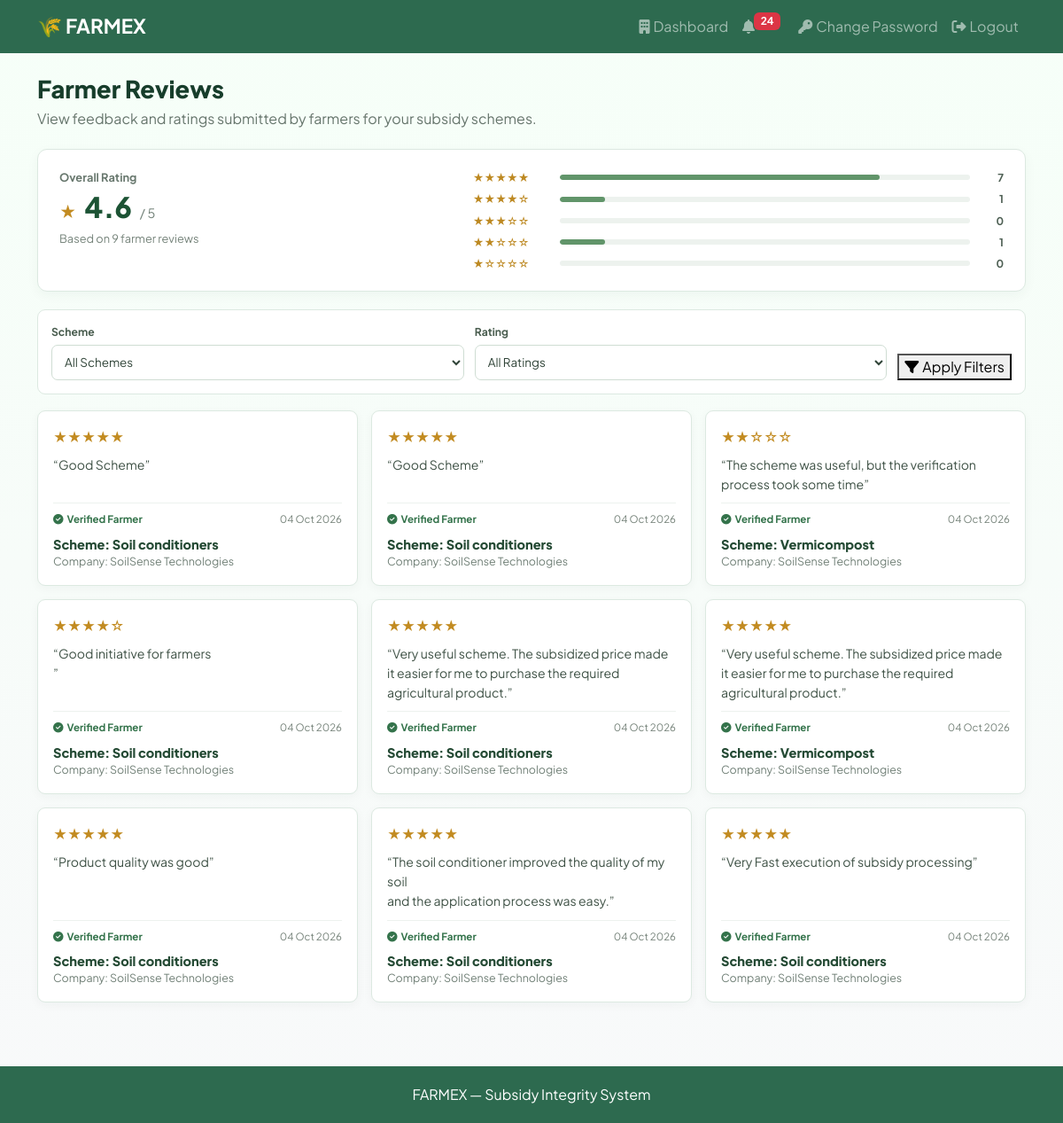
The app's page /company/farmer-reviews/ (signed in) with its own data.
### accounts/models.py (models this page shows, shortened)
class Feedback(models.Model):
    farmer = models.ForeignKey(Farmer, on_delete=models.CASCADE, related_name='feedbacks')
    company = models.ForeignKey(Company, on_delete=models.CASCADE, related_name='feedbacks')
    application = models.OneToOneField(Application, on_delete=models.CASCADE, related_name='feedback')
    rating = models.IntegerField(validators=[MinValueValidator(1), MaxValueValidator(5)])
    comment = models.TextField()
    photos = models.JSONField(default=list, blank=True)
    created_at = models.DateTimeField(auto_now_add=True)

class Application(models.Model):
    STATUS_CHOICES = [
        ('pending', 'Pending'),
        ('approved', 'Approved'),
        ('rejected', 'Rejected'),
        ('fraud', 'Fraud Detected'),
    ]
    farmer = models.ForeignKey(Farmer, on_delete=models.CASCADE, related_name='applications')
    scheme = models.ForeignKey(Scheme, on_delete=models.CASCADE, related_name='applications')
    application_number = models.CharField(max_length=6, unique=True, editable=False, null=True, blank=True)
    status = models.CharField(max_length=20, choices=STATUS_CHOICES, default='pending')
    fraud_reason = models.TextField(blank=True, null=True)
    rejection_reason = models.TextField(blank=True, null=True)
    form_data = models.JSONField(default=dict)
    documents = models.JSONField(default=dict)
    submitted_at = models.DateTimeField(auto_now_add=True)
    reviewed_at = models.DateTimeField(null=True, blank=True)
    feedback_rating = models.IntegerField(null=True, blank=True, validators=[MinValueValidator(1), MaxValueValidator(5)])
    feedback_comment = models.TextField(blank=True, null=True)
    feedback_photos = models.JSONField(default=list, blank=True)
    feedback_submitted_at = models.DateTimeField(null=True, blank=True)

class Scheme(models.Model):
    GEOGRAPHICAL_SCOPE_CHOICES = [
        ('all_states', 'All States'),
        ('selected_states', 'Selected States'),
    ]
    company = models.ForeignKey(Company, on_delete=models.CASCADE, related_name='schemes')
    name = models.CharField(max_length=200)
    description = models.TextField()
    application_deadline = models.DateField(null=True, blank=True)
    subsidy_amount = models.DecimalField(max_digits=10, decimal_places=2)
    actual_price = models.DecimalField(max_digits=10, decimal_places=2, null=True, blank=True)
    scheme_image = models.ImageField(upload_to='scheme_images/', null=True, blank=True)
    min_income = models.DecimalField(max_digits=10, decimal_places=2, null=True, blank=True)
    max_income = models.DecimalField(max_digits=10, decimal_places=2, null=True, blank=True)
    min_land = models.DecimalField(max_digits=8, decimal_places=2, null=True, blank=True)
    max_land = models.DecimalField(max_digits=8, decimal_places=2, null=True, blank=True)
    land_area_unit = models.CharField(max_length=20, choices=LAND_AREA_UNITS, default='sqm')
    min_land_sqm = models.DecimalField(max_digits=16, decimal_places=8, null=True, blank=True)
    max_land_sqm = models.DecimalField(max_digits=16, decimal_places=8, null=True, blank=True)
    geographical_scope = models.CharField(max_length=20, choices=GEOGRAPHICAL_SCOPE_CHOICES, default='all_states')
    eligible_categories = models.ManyToManyField(Category, related_name='schemes')
    custom_form_fields = models.JSONField(default=dict, blank=True)
    is_active = models.BooleanField(default=True)
    created_at = models.DateTimeField(auto_now_add=True)

class Company(models.Model):
    user = models.OneToOneField(User, on_delete=models.CASCADE)
    company_name = models.CharField(max_length=200)
    phone = models.CharField(max_length=10, blank=True)
    company_registration_number = models.CharField(max_length=100, blank=True)
    gst_number = models.CharField(max_length=15, unique=True)
    country = models.CharField(max_length=100, blank=True)
    state = models.CharField(max_length=100, blank=True)
    address = models.TextField(blank=True)
    pincode = models.CharField(max_length=6, blank=True)
    registration_document = models.FileField(upload_to='company_docs/', null=True, blank=True)
    gst_registration_certificate = models.FileField(upload_to='company_docs/', null=True, blank=True)
    address_proof = models.FileField(upload_to='company_docs/', null=True, blank=True)
    is_approved = models.BooleanField(default=False)
    is_rejected = models.BooleanField(default=False)
    rejection_reason = models.TextField(blank=True)
    created_at = models.DateTimeField(auto_now_add=True)
    class Meta:
        constraints = [
            models.UniqueConstraint(
                Lower('company_name'),
                condition=~Q(company_name=''),
                name='unique_company_name_case_insensitive',
            ),
            models.UniqueConstraint(
                Lower('company_registration_number'),
                condition=~Q(company_registration_number=''),
                name='unique_company_registration_case_insensitive',
            ),
            models.UniqueConstraint(
                'phone',
                condition=~Q(phone=''),
                name='unique_company_phone',
            ),
        ]

### accounts/views.py (the view)
# urls.py: path('company/farmer-reviews/', views.company_farmer_reviews, name='company_farmer_reviews'),
@login_required
@user_passes_test(is_company)
def company_farmer_reviews(request):
    company = request.user.company
    company_schemes = Scheme.objects.filter(company=company).order_by('name')
    reviews = Feedback.objects.filter(
        company=company,
        application__scheme__company=company,
    ).select_related(
        'application__scheme', 'company'
    ).order_by('-created_at', '-id')
    selected_scheme = request.GET.get('scheme', '').strip()
    if selected_scheme.isdigit() and company_schemes.filter(id=int(selected_scheme)).exists():
        reviews = reviews.filter(application__scheme_id=int(selected_scheme))
    else:
        selected_scheme = ''
    selected_rating = request.GET.get('rating', '').strip()
    if selected_rating in {'1', '2', '3', '4', '5'}:
        reviews = reviews.filter(rating=int(selected_rating))
    else:
        selected_rating = ''
    company_feedback = Feedback.objects.filter(
        company=company,
        application__scheme__company=company,
    )
    overall = company_feedback.aggregate(average=Avg('rating'), total=Count('id'))
    rating_counts = dict(
        company_feedback.values('rating').annotate(total=Count('id')).values_list('rating', 'total')
    )
    rating_distribution = [
        {
            'rating': rating,
            'stars': '\u2605' * rating + '\u2606' * (5 - rating),
            'count': rating_counts.get(rating, 0),
        }
        for rating in range(5, 0, -1)
    ]
    paginator = Paginator(reviews, 9)
    page_obj = paginator.get_page(request.GET.get('page'))
    review_cards = [
        {
            'feedback': feedback,
            'stars': '\u2605' * feedback.rating + '\u2606' * (5 - feedback.rating),
        }
        for feedback in page_obj.object_list
    ]
    page_numbers = range(
        max(1, page_obj.number - 2),
        min(paginator.num_pages, page_obj.number + 2) + 1,
    ) if paginator.num_pages else []
    return render(request, 'accounts/company_farmer_reviews.html', {
        'company': company,
        'company_schemes': company_schemes,
        'review_cards': review_cards,
        'page_obj': page_obj,
        'page_numbers': page_numbers,
        'overall_rating': overall['average'],
        'review_count': overall['total'],
        'rating_distribution': rating_distribution,
        'selected_scheme': selected_scheme,
        'selected_rating': selected_rating,
    })

### accounts/templates/accounts/company_farmer_reviews.html (shortened to what this page needs)
{% extends 'accounts/base.html' %}
{% block content %}
<div class="company-reviews-page">
  <header class="company-reviews-heading">
    <h1>Farmer Reviews</h1>
    <p>View feedback and ratings submitted by farmers for your subsidy schemes.</p>
  </header>
  <section class="company-reviews-summary" aria-label="Company farmer rating summary">
    {% if review_count %}
    <div>
      <div class="summary-kicker">Overall Rating</div>
      <div class="summary-score">
        <span class="summary-star" aria-hidden="true">★</span>
        <strong>{{ overall_rating|floatformat:1 }}</strong>
        <span>/ 5</span>
      </div>
      <div class="summary-count">Based on {{ review_count }} farmer review{% if review_count != 1 %}s{% endif %}</div>
    </div>
    <div class="distribution-list">
      {% for row in rating_distribution %}
      <div class="distribution-row">
        <span class="distribution-stars">{{ row.stars }}</span>
        <span class="distribution-track"><span class="distribution-fill" style="width:{% widthratio row.count review_count 100 %}%;"></span></span>
        <span class="distribution-count">{{ row.count }}</span>
      </div>
      {% endfor %}
    </div>
    {% endif %}
  </section>
  <form class="reviews-filter-form" method="get" action="{% url 'company_farmer_reviews' %}">
    <div class="reviews-filter">
      <label for="scheme-filter">Scheme</label>
      <select name="scheme" id="scheme-filter">
        <option value="">All Schemes</option>
      </select>
    </div>
    <div class="reviews-filter">
      <label for="rating-filter">Rating</label>
      <select name="rating" id="rating-filter">
        <option value="">All Ratings</option>
      </select>
    </div>
    <button type="submit"><i class="fa-solid fa-filter me-1" aria-hidden="true"></i>Apply Filters</button>
  </form>
  {% if review_cards %}
  <section class="company-review-grid" aria-label="Farmer reviews for company schemes">
    {% for card in review_cards %}
    <article class="company-review-card">
      <div class="company-review-stars" aria-label="{{ card.feedback.rating }} out of 5 stars">{{ card.stars }}</div>
      <div class="company-review-comment">“{{ card.feedback.comment }}”</div>
      <div class="company-review-meta">
        <span class="company-review-verified"><i class="fa-solid fa-circle-check me-1" aria-hidden="true"></i>Verified Farmer</span>
        <time datetime="{{ card.feedback.created_at|date:'Y-m-d' }}">{{ card.feedback.created_at|date:"d M Y" }}</time>
      </div>
      <div>
        <div class="company-review-scheme">Scheme: {{ card.feedback.application.scheme.name }}</div>
        <div class="company-review-company">Company: {{ card.feedback.company.company_name }}</div>
      </div>
    </article>
    {% endfor %}
  </section>
  {% else %}
  <div class="company-reviews-empty">
    <strong>No farmer reviews yet</strong>
    <span>Reviews from applicants will appear here when farmers submit feedback for your schemes.</span>
  </div>
  {% endif %}
</div>
{% endblock %}

### accounts/templates/accounts/base.html (shortened to what this page needs)
<!DOCTYPE html>
<html lang="en">
<head>
    <link href="https://cdn.jsdelivr.net/npm/bootstrap@5.3.0/dist/css/bootstrap.min.css" rel="stylesheet">
    <link href="https://cdnjs.cloudflare.com/ajax/libs/font-awesome/6.4.0/css/all.min.css" rel="stylesheet">
</head>
<body>
{% block body %}
<nav class="navbar navbar-expand-lg navbar-dark">
    <div class="container">
        <a class="navbar-brand" href="{% url 'home' %}">🌾 FARMEX</a>
        <div class="collapse navbar-collapse" id="navbarNav">
            <ul class="navbar-nav ms-auto align-items-center">
                {% if user.is_authenticated %}
                    {% if user.farmer %}
                    <li class="nav-item"><a class="nav-link" href="{% url 'farmer_dashboard' %}"><i class="fas fa-tachometer-alt me-1"></i>Dashboard</a></li>
                    {% elif user.company %}
                    <li class="nav-item"><a class="nav-link" href="{% url 'company_dashboard' %}"><i class="fas fa-building me-1"></i>Dashboard</a></li>
                    {% elif user.is_superuser %}
                    <li class="nav-item"><a class="nav-link" href="{% url 'admin_dashboard' %}"><i class="fas fa-shield-alt me-1"></i>Admin</a></li>
                    {% endif %}
                    <li class="nav-item">
                        <a class="nav-link" href="{% url 'notifications' %}">
                            <i class="fas fa-bell"></i>
                            {% if unread_notification_count > 0 %}
                            <span class="badge bg-danger notification-badge">{{ unread_notification_count }}</span>
                            {% endif %}
                        </a>
                    </li>
                    <li class="nav-item"><a class="nav-link" href="{% url 'password_change' %}"><i class="fas fa-key me-1"></i>Change Password</a></li>
                    <li class="nav-item"><a class="nav-link" href="{% url 'logout' %}"><i class="fas fa-sign-out-alt me-1"></i>Logout</a></li>
                {% endif %}
            </ul>
        </div>
    </div>
</nav>
<div class="container mt-4">
    {% block content %}{% endblock %}
</div>
<footer class="text-center mt-5">
    <div class="container">
        <p class="mb-0">FARMEX — Subsidy Integrity System</p>
    </div>
</footer>
{% endblock body %}
</body>
</html>

### records on screen
Feedback: stars "★★★★★", feedback.comment "Good Scheme", feedback.created_at "04 Oct 2026", feedback.application.scheme.name "Soil conditioners", feedback.company.company_name "SoilSense Technologies"
Feedback: stars "★★★★★", feedback.comment "Good Scheme", feedback.created_at "04 Oct 2026", feedback.application.scheme.name "Soil conditioners", feedback.company.company_name "SoilSense Technologies"
Feedback: stars "★★☆☆☆", feedback.comment "The scheme was useful, but the verification process took some time", feedback.created_at "04 Oct 2026", feedback.application.scheme.name "Vermicompost", feedback.company.company_name "SoilSense Technologies"
Feedback: stars "★★★★☆", feedback.comment "Good initiative for farmers", feedback.created_at "04 Oct 2026", feedback.application.scheme.name "Soil conditioners", feedback.company.company_name "SoilSense Technologies"
Feedback: stars "★★★★★", feedback.comment "Very useful scheme. The subsidized price made it easier for me to purchase the required agricultural product.", feedback.created_at "04 Oct 2026", feedback.application.scheme.name "Soil conditioners", feedback.company.company_name "SoilSense Technologies"
Feedback: stars "★★★★★", feedback.comment "Very useful scheme. The subsidized price made it easier for me to purchase the required agricultural product.", feedback.created_at "04 Oct 2026", feedback.application.scheme.name "Vermicompost", feedback.company.company_name "SoilSense Technologies"
Feedback: stars "★★★★★", feedback.comment "Product quality was good", feedback.created_at "04 Oct 2026", feedback.application.scheme.name "Soil conditioners", feedback.company.company_name "SoilSense Technologies"
Feedback: stars "★★★★★", feedback.comment "The soil conditioner improved the quality of my soil and the application process was easy.", feedback.created_at "04 Oct 2026", feedback.application.scheme.name "Soil conditioners", feedback.company.company_name "SoilSense Technologies"
Feedback: stars "★★★★★", feedback.comment "Very Fast execution of subsidy processing", feedback.created_at "04 Oct 2026", feedback.application.scheme.name "Soil conditioners", feedback.company.company_name "SoilSense Technologies"

### other values on screen
{{ unread_notification_count }} "24"
{{ overall_rating|floatformat:1 }} "4.6"
{{ review_count }} "9"
{{ row.stars }} "★★★★★" "★★★★☆" "★★★☆☆" "★★☆☆☆" "★☆☆☆☆"
{{ row.count }} "7" "1" "0" "1" "0"
